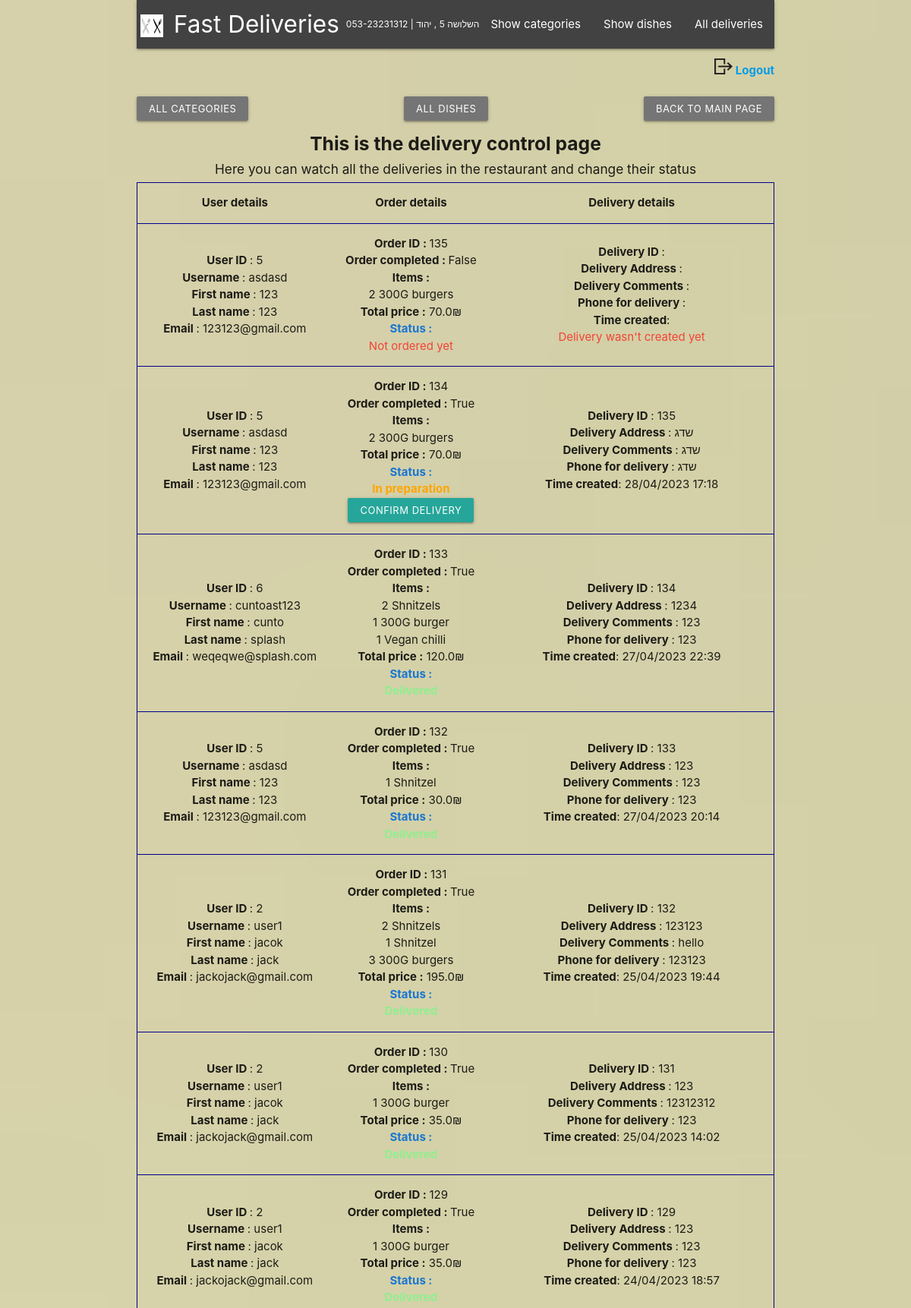
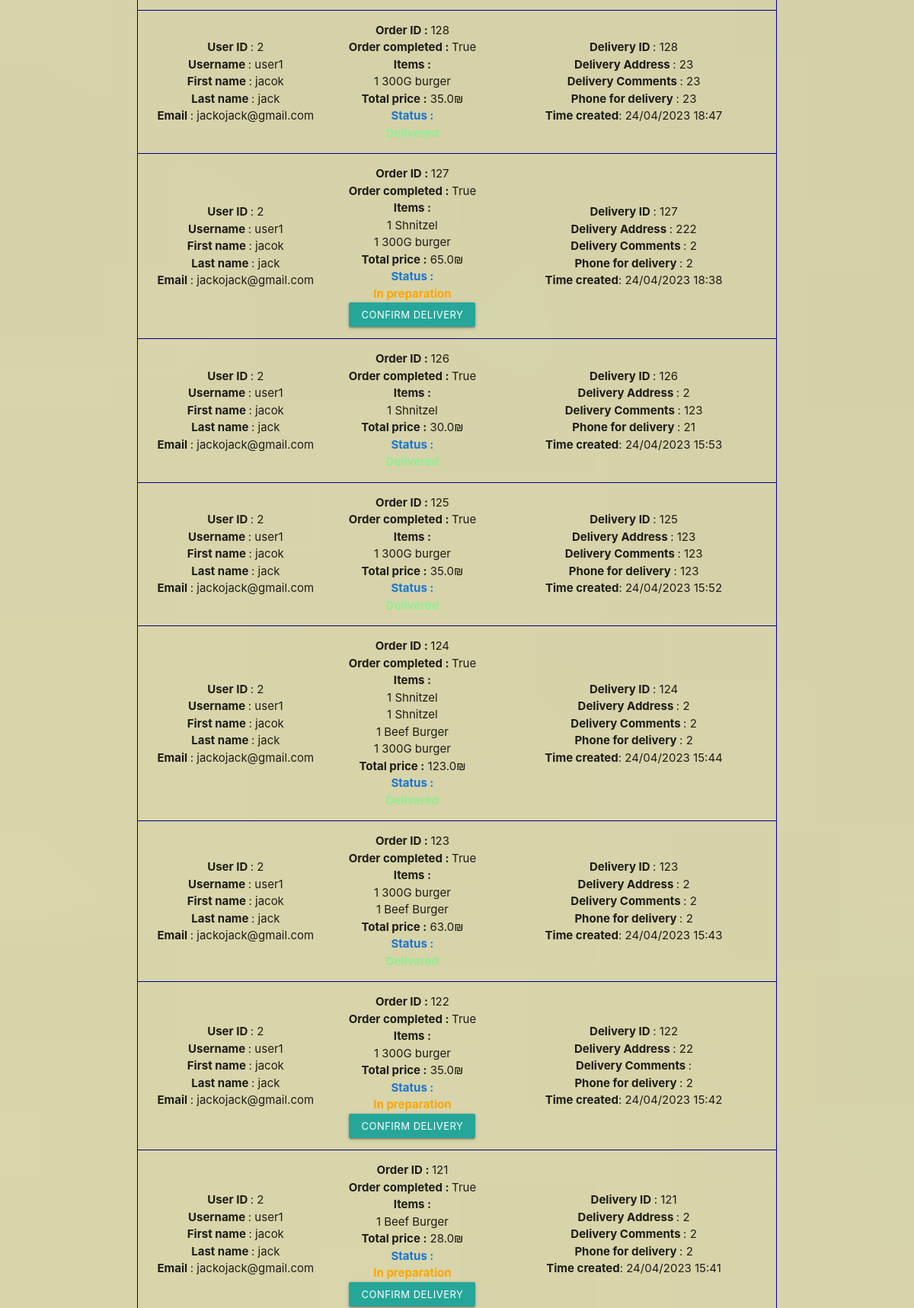
Screenshot of /manage-deliveries (signed in, upper part) with the database file from the repository (2 pictures, top to bottom).
### models/cart.py (models this page shows)
class Cart(db.Model): # represents a user's cart, which can contain many Dish objects
    id = db.Column(db.Integer, primary_key=True)
    user_id = db.Column(db.Integer,db.ForeignKey('user.id'), nullable=False)
    delivery_id = db.Column(db.Integer,db.ForeignKey('delivery.id'),nullable=True)
    delivery = db.relationship('Delivery',backref='cart',uselist=False) # what determines the one to one relationship with delivery
    items = db.relationship('Items',backref='cart')
    finished_order = db.Column(db.Boolean,default=False)

### models/user.py (models this page shows)
class User(db.Model,UserMixin): # represents a user of the website
    id = db.Column(db.Integer,primary_key=True)
    username = db.Column(db.String(200),nullable=False,unique=True)
    password = db.Column(db.String(200),nullable=False)
    first_name = db.Column(db.String(200),nullable=False)
    last_name = db.Column(db.String(200),nullable=False)
    is_staff = db.Column(db.Boolean,default=False)
    email = db.Column(db.String(50),unique=True,nullable=False)
    carts = db.relationship('Cart',backref='user')

### models/items.py (models this page shows)
class Items(db.Model):
    id = db.Column(db.Integer,primary_key=True)
    dish_id = db.Column(db.Integer,db.ForeignKey('dish.id'),nullable=False)
    cart_id = db.Column(db.Integer,db.ForeignKey('cart.id'),nullable=False)
    amount = db.Column(db.Integer,nullable=False)

### models/dish.py (models this page shows)
class Dish(db.Model): #  represents a dish that can be purchased by users
    id = db.Column(db.Integer,primary_key=True)
    dish_name = db.Column(db.String(100),nullable=False,unique=True)
    price = db.Column(db.Float,nullable=False)
    description = db.Column(db.String(1000),nullable=False)
    imageURL = db.Column(db.String(5000),nullable=False)
    is_gluten_free = db.Column(db.Boolean,default=False)
    is_vegeterian = db.Column(db.Boolean,default=False)
    category_id = db.Column(db.Integer,db.ForeignKey('category.id'), nullable=False)
    items = db.relationship('Items',backref="dish")

### models/delivery.py (models this page shows)
class Delivery(db.Model):
    id = db.Column(db.Integer,primary_key=True)
    is_delivered = db.Column(db.Boolean,default=False)
    address = db.Column(db.String(200),nullable=False)
    comments = db.Column(db.String(500))
    phone_for_delivery = db.Column(db.String(11),nullable=False)
    created = db.Column(db.DateTime,default=dt.now)

### controllers/deliveries.py (the view)
@login_required
def manage_deliveries():
    if is_not_staff_member() == True:
        return redirect(url_for("main_page"))
    carts = Cart.query.all()
    return render_template("deliveries/manage_deliveries.html",carts=carts,calculate_order=calculate_order)

### auth.py (called while the page is built)
@login_manager.user_loader
def load_user(user_id): # userloader gets 1 parameter , user_id
    return User.query.get(int(user_id)) # because the id's are integers

### utils.py (called while the page is built)
def calculate_order(cart):
    total_dish_price = 0
    for item in cart.items:
        total_dish_price += item.dish.price * item.amount
    return total_dish_price

def is_not_staff_member():
    if current_user.is_authenticated and not current_user.is_staff:
        flash("This account does not have access to that part of the website , sorry.","error")
        return True
    return False

### templates/deliveries/manage_deliveries.html (shortened to what this page needs)
{% extends 'layout.html' %}
{% block content %}
<br>
<div dir="rtl">
    <div class="center">
        <a href="{{url_for ('main_page') }}" class="waves-effect waves-light grey darken-1 btn-small right">Back to main
            page</a>
        <a href="{{url_for ('categories.manage_categories') }}"
            class="waves-effect waves-light grey darken-1 btn-small left">All
            Categories</a>
        <a href="{{url_for ('dishes.manage_dishes')}}" class="waves-effect waves-light grey darken-1 btn-small">All
            Dishes</a>
    </div>
</div>
<div class="center">
    <h5 class="bold">This is the delivery control page</h5>
    <h6>Here you can watch all the deliveries in the restaurant and change their status</h6>
</div>
<table class="centered">
    <thead class="delivery-border-title">
        <tr>
            <th>User details</th>
            <th>Order details</th>
            <th>Delivery details</th>
        </tr>
    </thead>
    <tbody>
        {% for cart in carts[::-1] %}
        <tr>
            <td class="delivery-border-left">
                <div>
                    <span class="bold">User ID </span>: {{cart.user.id}}
                </div>
                <div>
                    <span class="bold">Username </span>: {{cart.user.username}}
                </div>
                <div>
                    <span class="bold">First name </span>: {{cart.user.first_name}}
                </div>
                <div>
                    <span class="bold">Last name </span>: {{cart.user.last_name}}
                </div>
                <div>
                    <span class="bold">Email </span>: {{cart.user.email}}
                </div>
            </td>
            <td class="delivery-border-center">
                <div>
                    <span class="bold">Order ID : </span>{{cart.id}}
                </div>
                <div>
                    <span class="bold">Order completed : </span>{{cart.finished_order}}
                </div>
                <div>
                    <span class="bold">Items : </span>
                </div>
                {% for item in cart.items %}
                {% if item.amount > 1 %}
                <div>{{item.amount}} {{item.dish.dish_name}}s </div>
                {% else %}
                <div>{{item.amount}} {{item.dish.dish_name}} </div>
                {% endif %}
                {% endfor %}
                <div>
                    <span class="bold">Total price :</span> {{calculate_order(cart)}}₪
                </div>
                <div>
                    <span class="bold blue-text text-darken-2">Status :</span>
                </div>
                {% if cart.delivery.is_delivered %}
                <div class="bold" style="color:lightgreen">Delivered</div>
                {% elif cart.delivery %}
                <div class="bold" style="color:orange">In preparation</div>
                <form action="{{url_for ('deliveries.change_delivery_status',id=cart.id)}}" method="POST">
                    <button type="submit" class="waves-effect waves-light btn-small">Confirm delivery
                    </button>
                </form>
                {% else %}
                <div class="red-text">Not ordered yet</div>
                {% endif %}
            </td>
            <td class="delivery-border-right">
                <div>
                    <span class="bold">Delivery ID </span>: {{cart.delivery.id}}
                </div>
                <div>
                    <span class="bold">Delivery Address </span>: {{cart.delivery.address}}
                </div>
                <div>
                    <span class="bold">Delivery Comments </span>: {{cart.delivery.comments}}
                </div>
                <div>
                    <span class="bold">Phone for delivery </span>: {{cart.delivery.phone_for_delivery}}
                </div>
                {% if cart.delivery %}
                <div>
                    <span class="bold">Time created</span>: {{cart.delivery.created.strftime("%d/%m/%Y %H:%M")}}
                </div>
                {% else %}
                <div>
                    <span class="bold">Time created</span>:
                    <div class="red-text"> Delivery wasn't created yet</div>
                </div>
                {% endif %}
                {% endfor %}
            </td>
        </tr>
    </tbody>
</table>
{% endblock %}

### static/style.css (style rules this page uses)
.bold { font-weight: bold; }
.red-text { color:red; }
.delivery-border-title { border:1px darkblue solid; border-bottom:1px darkblue solid }
.delivery-border-left { border-top:1px darkblue solid; border-bottom:1px darkblue solid; border-left:1px darkblue solid }
.delivery-border-right { border-top:1px darkblue solid; border-bottom:1px darkblue solid; border-right:1px darkblue solid }
.delivery-border-center { border-top:1px darkblue solid; border-bottom:1px darkblue solid; }

### rows the page displays
Cart: user.id "5", user.username "asdasd", user.first_name "123", user.last_name "123", user.email "123123@gmail.com", id "135", finished_order "False", shows "Not ordered yet", shows "Time created"
Items: amount "2", dish.dish_name "300G burger"
Dish: price.amount "70.0", price.amount "35.0", price.amount "63.0"
Cart: user.id "5", user.username "asdasd", user.first_name "123", user.last_name "123", user.email "123123@gmail.com", id "134", finished_order "True", delivery.id "135", delivery.address "שדג", delivery.comments "שדג", delivery.phone_for_delivery "שדג", delivery.created "28/04/2023 17:18"
Items: amount "2", dish.dish_name "300G burger"
Cart: user.id "6", user.username "cuntoast123", user.first_name "cunto", user.last_name "splash", user.email "weqeqwe@splash.com", id "133", finished_order "True", delivery.id "134", delivery.address "1234", delivery.comments "123", delivery.phone_for_delivery "123", delivery.created "27/04/2023 22:39"
Items: amount "2", dish.dish_name "Shnitzel"
Items: amount "1", dish.dish_name "300G burger"
Items: amount "1", dish.dish_name "Vegan chilli"
Dish: price.amount "120.0", price.amount "30.0", price.amount "195.0", price.amount "65.0", price.amount "123.0"
Cart: user.id "5", user.username "asdasd", user.first_name "123", user.last_name "123", user.email "123123@gmail.com", id "132", finished_order "True", delivery.id "133", delivery.address "123", delivery.comments "123", delivery.phone_for_delivery "123", delivery.created "27/04/2023 20:14"
Items: amount "1", dish.dish_name "Shnitzel"
Cart: user.id "2", user.username "user1", user.first_name "jacok", user.last_name "jack", user.email "jackojack@gmail.com", id "131", finished_order "True", delivery.id "132", delivery.address "123123", delivery.comments "hello", delivery.phone_for_delivery "123123", delivery.created "25/04/2023 19:44"
Items: amount "2", dish.dish_name "Shnitzel"
Items: amount "1", dish.dish_name "Shnitzel"
Items: amount "3", dish.dish_name "300G burger"
Cart: user.id "2", user.username "user1", user.first_name "jacok", user.last_name "jack", user.email "jackojack@gmail.com", id "130", finished_order "True", delivery.id "131", delivery.address "123", delivery.comments "12312312", delivery.phone_for_delivery "123", delivery.created "25/04/2023 14:02"
Items: amount "1", dish.dish_name "300G burger"
Cart: user.id "2", user.username "user1", user.first_name "jacok", user.last_name "jack", user.email "jackojack@gmail.com", id "129", finished_order "True", delivery.id "129", delivery.address "123", delivery.comments "123", delivery.phone_for_delivery "123", delivery.created "24/04/2023 18:57"
Items: amount "1", dish.dish_name "300G burger"
Cart: user.id "2", user.username "user1", user.first_name "jacok", user.last_name "jack", user.email "jackojack@gmail.com", id "128", finished_order "True", delivery.id "128", delivery.address "23", delivery.comments "23", delivery.phone_for_delivery "23", delivery.created "24/04/2023 18:47"
Items: amount "1", dish.dish_name "300G burger"
Cart: user.id "2", user.username "user1", user.first_name "jacok", user.last_name "jack", user.email "jackojack@gmail.com", id "127", finished_order "True", delivery.id "127", delivery.address "222", delivery.comments "2", delivery.phone_for_delivery "2", delivery.created "24/04/2023 18:38"
Items: amount "1", dish.dish_name "Shnitzel"
Items: amount "1", dish.dish_name "300G burger"
Cart: user.id "2", user.username "user1", user.first_name "jacok", user.last_name "jack", user.email "jackojack@gmail.com", id "126", finished_order "True", delivery.id "126", delivery.address "2", delivery.comments "123", delivery.phone_for_delivery "21", delivery.created "24/04/2023 15:53"
Items: amount "1", dish.dish_name "Shnitzel"
Cart: user.id "2", user.username "user1", user.first_name "jacok", user.last_name "jack", user.email "jackojack@gmail.com", id "125", finished_order "True", delivery.id "125", delivery.address "123", delivery.comments "123", delivery.phone_for_delivery "123", delivery.created "24/04/2023 15:52"
Items: amount "1", dish.dish_name "300G burger"
Cart: user.id "2", user.username "user1", user.first_name "jacok", user.last_name "jack", user.email "jackojack@gmail.com", id "124", finished_order "True", delivery.id "124", delivery.address "2", delivery.comments "2", delivery.phone_for_delivery "2", delivery.created "24/04/2023 15:44"
Items: amount "1", dish.dish_name "Shnitzel"
Items: amount "1", dish.dish_name "Shnitzel"
Items: amount "1", dish.dish_name "Beef Burger"
Items: amount "1", dish.dish_name "300G burger"
Cart: user.id "2", user.username "user1", user.first_name "jacok", user.last_name "jack", user.email "jackojack@gmail.com", id "123", finished_order "True", delivery.id "123", delivery.address "2", delivery.comments "2", delivery.phone_for_delivery "2", delivery.created "24/04/2023 15:43"
Items: amount "1", dish.dish_name "300G burger"
Items: amount "1", dish.dish_name "Beef Burger"
Cart: user.id "2", user.username "user1", user.first_name "jacok", user.last_name "jack", user.email "jackojack@gmail.com", id "122", finished_order "True", delivery.id "122", delivery.address "22", delivery.phone_for_delivery "2", delivery.created "24/04/2023 15:42"
Items: amount "1", dish.dish_name "300G burger"
Cart: user.id "2", user.username "user1", user.first_name "jacok", user.last_name "jack", user.email "jackojack@gmail.com", id "121", finished_order "True", delivery.id "121", delivery.address "2", delivery.comments "2", delivery.phone_for_delivery "2", delivery.created "24/04/2023 15:41"
Items: amount "1", dish.dish_name "Beef Burger"
Dish: price.amount "28.0"
